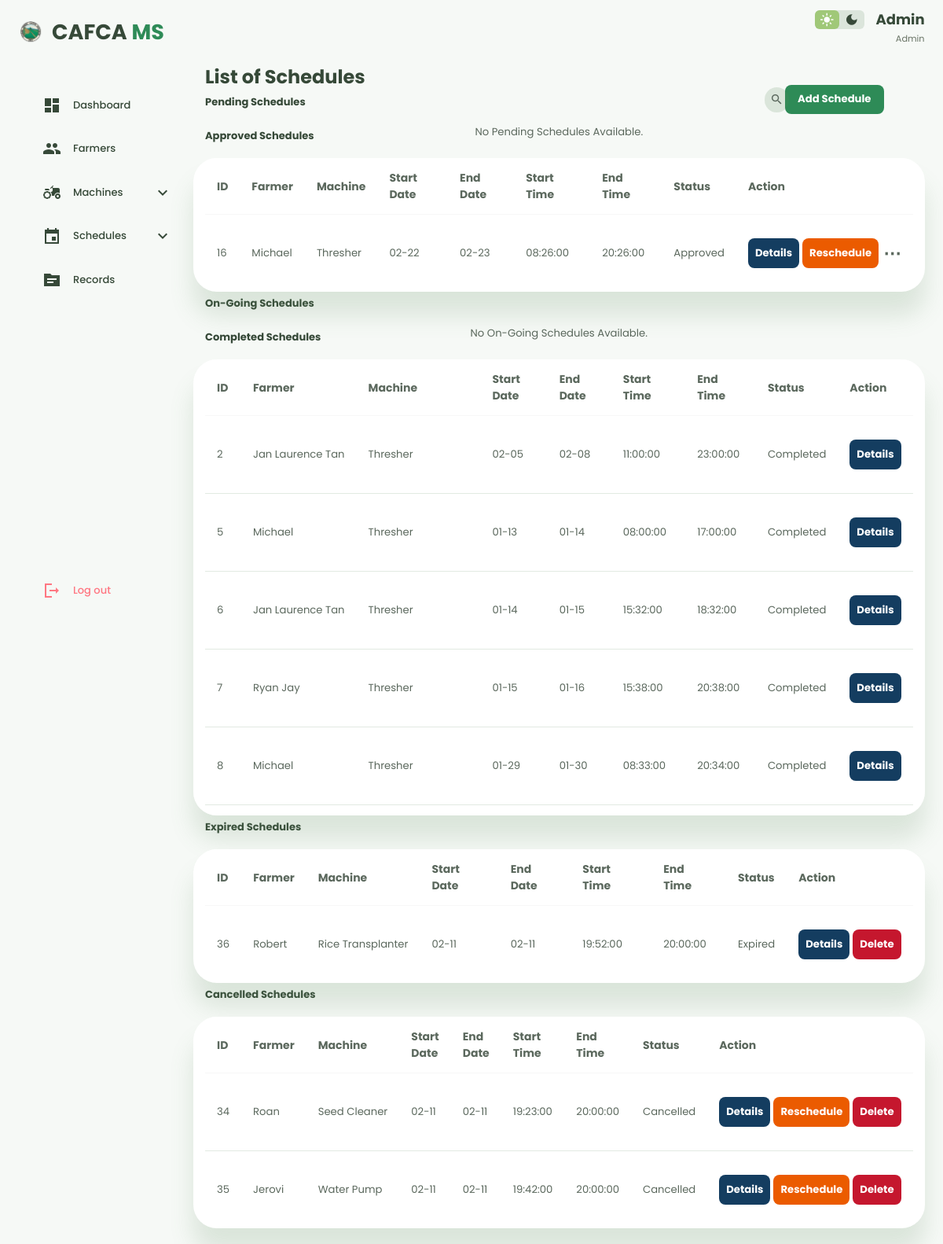
The app's page /dashboard/schedules/schedule.php (signed in) with its own data.
### tables this page shows
CREATE TABLE `schedules` (
  `id` int(11) NOT NULL,
  `farmer_id` int(255) NOT NULL,
  `machine_id` int(255) NOT NULL,
  `schedule_date` date NOT NULL,
  `date_span` int(255) NOT NULL,
  `start_time` time NOT NULL,
  `end_time` time NOT NULL,
  `status` enum('Pending','Approved','On going','Completed','Expired','Cancelled') DEFAULT 'Pending',
  `reschedule_reason` text DEFAULT NULL,
  `rescheduled_at` datetime DEFAULT NULL,
  `return_date` datetime DEFAULT NULL,
  `return_notes` text DEFAULT NULL,
  `created_at` timestamp NOT NULL DEFAULT current_timestamp()
);

CREATE TABLE `farmers` (
  `id` int(255) NOT NULL,
  `name` varchar(255) NOT NULL,
  `age` int(2) NOT NULL,
  `birthday` date NOT NULL,
  `address` varchar(255) NOT NULL,
  `land` varchar(255) NOT NULL,
  `unit` varchar(20) NOT NULL,
  `phone` varchar(11) NOT NULL,
  `created_at` varchar(255) NOT NULL DEFAULT current_timestamp()
);

CREATE TABLE `machines` (
  `id` int(255) NOT NULL,
  `name` varchar(255) NOT NULL,
  `quantity` int(255) NOT NULL DEFAULT 0,
  `status` varchar(255) NOT NULL,
  `acquisition_date` date NOT NULL,
  `unavailable_from` datetime DEFAULT NULL,
  `unavailable_until` datetime DEFAULT NULL,
  `unavailable_count` int(255) DEFAULT 1,
  `last_returned` datetime DEFAULT NULL
);

### dashboard/schedules/schedule.php (the view, shortened to what the rows shown need)
<?php
$servername = "localhost";
$username = "root";
$password = "";
$database = "testdb";
$conn = new mysqli($servername, $username, $password, $database);
$conn->query("SET time_zone = '+08:00'");
$now = new DateTime();
$currentDateTime = $now->format('Y-m-d H:i:s');
$checkSql = "SELECT id, schedule_date, start_time, status FROM schedules WHERE status = 'Pending'";
$checkResult = $conn->query($checkSql);
if ($checkResult) {
    while ($row = $checkResult->fetch_assoc()) {
        $scheduleStartTime = $row['schedule_date'] . ' ' . $row['start_time'];
        if ($scheduleStartTime < $currentDateTime) {
            $updateId = $row['id'];
            $conn->query("UPDATE schedules SET status = 'Expired' WHERE id = $updateId");
        }
    }
}
$activeSql = "SELECT schedule_date, date_span, start_time, end_time, status, return_date
              FROM schedules WHERE status IN ('Approved', 'Completed')";
$activeResult = $conn->query($activeSql);
if ($activeResult) {
    $tz    = new DateTimeZone('Asia/Manila');
    while ($row = $activeResult->fetch_assoc()) {
        $dbStatus   = $row['status'];
        $span       = (int)$row['date_span'];
        $startTime  = $row['start_time'] ?: '00:00:00';
        $endTime    = $row['end_time']   ?: '23:59:59';
        if ($dbStatus === 'Completed') {
            continue;
        }
        $startDt = new DateTime($row['schedule_date'] . ' ' . $startTime, $tz);
        $endBase  = new DateTime($row['schedule_date'], $tz);
        $endBase->modify("+{$span} days");
        $endDt = new DateTime($endBase->format('Y-m-d') . ' ' . $endTime, $tz);
    }
}
$countSql = "SELECT schedule_date, start_time, end_time, date_span, status FROM schedules";
$countResult = $conn->query($countSql);
if ($countResult) {
    while ($r = $countResult->fetch_assoc()) {
        $scheduleDate = $r['schedule_date'];
        $startTime = $r['start_time'] ?: '00:00:00';
        $endTime = $r['end_time'] ?: '23:59:59';
        $dateSpan = isset($r['date_span']) ? (int)$r['date_span'] : 0;
        try {
            $startDt = new DateTime($scheduleDate . ' ' . $startTime);
        } catch (Exception $e) {
            $startDt = new DateTime($scheduleDate . ' 00:00:00');
        }
        $endDateStr = date('Y-m-d', strtotime($scheduleDate . " +{$dateSpan} days"));
        try {
            $endDt = new DateTime($endDateStr . ' ' . $endTime);
        } catch (Exception $e) {
            $endDt = new DateTime($endDateStr . ' 23:59:59');
        }
    }
}
?>
<!DOCTYPE html>
<html lang="en">
<head>
    <link rel="stylesheet" href="../farmers_sec/farmerstyle.css">
</head>
<body>
    <div class="container">
        <aside>
            <div class="top">
                <a class="logo" href="../main/dashdex.php">
                    <h2>CAFCA <span>MS</span></h2>
                </a>
            </div>
        </aside>
        <main>
            <div class="title">
                <h2>List of Schedules</h2>
            </div>
            <br>
            <?php
            $statusFilter = $_GET['status'] ?? null;
            $schedules = [
                'Pending' => [],
                'Approved' => [],
                'On going' => [],
                'Completed' => [],
                'Expired' => [],
                'Cancelled' => []
            ];
            $sql = "
                SELECT
                    schedules.id,
                    schedules.status,
                    farmers.name AS farmer_name,
                    machines.name AS machine_name,
                    schedules.schedule_date,
                    schedules.date_span,
                    schedules.start_time,
                    schedules.end_time,
                    schedules.reschedule_reason,
                    schedules.rescheduled_at
                FROM schedules
                JOIN farmers ON schedules.farmer_id = farmers.id
                JOIN machines ON schedules.machine_id = machines.id
            ";
            $result = $conn->query($sql);
            $now = new DateTime();
            while ($row = $result->fetch_assoc()) {
                $dbStatus = $row['status'];
                $scheduleDate = $row['schedule_date'];
                $startTime = $row['start_time'] ?: '00:00:00';
                $endTime = $row['end_time'] ?: '23:59:59';
                $dateSpan = isset($row['date_span']) ? (int)$row['date_span'] : 0;
                try {
                    $startDt = new DateTime($scheduleDate . ' ' . $startTime);
                } catch (Exception $e) {
                    $startDt = new DateTime($scheduleDate . ' 00:00:00');
                }
                $endDateStr = date('Y-m-d', strtotime($scheduleDate . " +{$dateSpan} days"));
                try {
                    $endDt = new DateTime($endDateStr . ' ' . $endTime);
                } catch (Exception $e) {
                    $endDt = new DateTime($endDateStr . ' 23:59:59');
                }
                $computedStatus = $dbStatus;
                if ($dbStatus === 'Pending') {
                    if ($now >= $startDt) {
                        $computedStatus = 'Expired';
                    }
                }
                elseif ($dbStatus === 'Approved') {
                    if ($now >= $startDt && $now <= $endDt) {
                        $computedStatus = 'On going';
                    } elseif ($now > $endDt) {
                        $computedStatus = 'Completed';
                    }
                }
                if (!isset($schedules[$computedStatus])) {
                    $schedules[$computedStatus] = [];
                }
                $schedules[$computedStatus][] = [
                    'row' => $row,
                    'status' => $computedStatus
                ];
            }
            function renderScheduleTable($title, $data) {
                static $tableIndex = 0;
                $tableIndex++;
                $tableId = 'scheduleTable_' . $tableIndex;
                if (empty($data)) {
                    return;
                }
                echo "
                <div class='table-scroll'>
                <table id='{$tableId}' style='width:100%' class='table'>
                    <thead>
                        <tr>
                            <th>ID</th>
                            <th>Farmer</th>
                            <th>Machine</th>
                            <th>Start Date</th>
                            <th>End Date</th>
                            <th>Start Time</th>
                            <th>End Time</th>
                            <th>Status</th>
                            <th>Action</th>
                        </tr>
                    </thead>
                    <tbody>
                ";
                foreach ($data as $item) {
                    $row = $item['row'];
                    $status = $item['status'];
                    $start_date = date('m-d', strtotime($row['schedule_date']));
                    $end_date = date('m-d', strtotime($row['schedule_date'] . " +{$row['date_span']} days"));
                    $safefarmer  = htmlspecialchars(strtolower($row['farmer_name']),  ENT_QUOTES, 'UTF-8');
                    $safemachine = htmlspecialchars(strtolower($row['machine_name']), ENT_QUOTES, 'UTF-8');
                    $safestatus  = htmlspecialchars(strtolower($status),              ENT_QUOTES, 'UTF-8');
                    echo "<tr class='schedule-row' data-farmer='{$safefarmer}' data-machine='{$safemachine}' data-status='{$safestatus}'>";
                    echo "<td>{$row['id']}</td>";
                    echo "<td>{$row['farmer_name']}</td>";
                    echo "<td>{$row['machine_name']}</td>";
                    echo "<td>$start_date</td>";
                    echo "<td>$end_date</td>";
                    echo "<td>{$row['start_time']}</td>";
                    echo "<td>{$row['end_time']}</td>";
                    echo "<td>$status</td>";
                    echo "<td>
                            <a class='btn btn-success btn-sm' onclick='openDetailsModal({$row['id']})' href='javascript:void(0)'>Details</a>";
                    if ($status === 'Pending') {
                        echo "<a class='btn btn-primary btn-sm' onclick='openEditScheduleModal({$row['id']})' href='javascript:void(0)' style='margin-left: 4px;'>Edit</a>";
                        echo "<a class='btn btn-primary btn-sm' onclick=\"return confirm('Are you sure you want to approve " . htmlspecialchars($row['farmer_name']) . "\\'s schedule to use " . htmlspecialchars($row['machine_name']) . "?');\" style='margin-left: 4px;' href='approve_schedule.php?id={$row['id']}'>Approve</a>";
                        echo "<a class='btn btn-danger btn-sm' onclick=\"return confirm('Are you sure you want to cancel " . htmlspecialchars($row['farmer_name']) . "\\'s schedule?');\"  style='margin-left: 4px;' href='cancel_schedule.php?id={$row['id']}'>Cancel</a>";
                    } elseif ($status === 'Approved') {
                        echo "<a class='btn btn-resched btn-sm' style='margin-left: 4px;' onclick='openRescheduleModal({$row['id']}, \"" . htmlspecialchars($row['farmer_name'], ENT_QUOTES) . "\", \"" . htmlspecialchars($row['machine_name'], ENT_QUOTES) . "\", \"" . htmlspecialchars($row['schedule_date']) . "\", {$row['date_span']}, \"" . htmlspecialchars($row['start_time']) . "\", \"" . htmlspecialchars($row['end_time']) . "\", \"$status\")'>Reschedule</a>";
                        if (!empty($row['reschedule_reason'])) {
                            $reason = htmlspecialchars($row['reschedule_reason'], ENT_QUOTES);
                            $rescheduled_date = !empty($row['rescheduled_at']) ? date('M d, Y g:i A', strtotime($row['rescheduled_at'])) : 'N/A';
                            echo "<span class='reschedule-info-icon' data-tooltip='Rescheduled on: $rescheduled_date&#10;Reason: $reason'>⋯</span>";
                        }
                    } elseif ($status === 'Expired') {
                        echo "<a class='btn btn-danger btn-sm' onclick=\"return confirm('Are you sure you want to delete this expired schedule?');\" style='margin-left: 4px;' href='delete_schedule.php?id={$row['id']}'>Delete</a>";
                    } elseif ($status === 'Cancelled') {
                        echo "<a class='btn btn-resched btn-sm' style='margin-left: 4px;' onclick='openRescheduleModal({$row['id']}, \"" . htmlspecialchars($row['farmer_name'], ENT_QUOTES) . "\", \"" . htmlspecialchars($row['machine_name'], ENT_QUOTES) . "\", \"" . htmlspecialchars($row['schedule_date']) . "\", {$row['date_span']}, \"" . htmlspecialchars($row['start_time']) . "\", \"" . htmlspecialchars($row['end_time']) . "\", \"$status\")'>Reschedule</a>";
                        echo "<a class='btn btn-danger btn-sm' onclick=\"return confirm('Are you sure you want to delete this cancelled schedule?');\" style='margin-left: 4px;' href='delete_schedule.php?id={$row['id']}'>Delete</a>";
                    }
                    echo "</td>";
                    echo "</tr>";
                }
                echo "</tbody>
                <tr class='no-results-row' style='display:none;'>
                    <td colspan='9' style='text-align:center; padding:2rem; color:var(--color-dark-variant);'>
                        <span class='material-icons-sharp' style='font-size:2rem;display:block;margin-bottom:0.5rem;'>search_off</span>
                        No schedules found matching your search.
                    </td>
                </tr>
                </table>
                </div><br>";
            }
            if ($statusFilter) {
                renderScheduleTable("$statusFilter Schedules", $schedules[$statusFilter] ?? []);
            } else {
                renderScheduleTable("Approved Schedules", $schedules['Approved'] ?? []);
                renderScheduleTable("Expired Schedules", $schedules['Expired'] ?? []);
                renderScheduleTable("Cancelled Schedules", $schedules['Cancelled'] ?? []);
            }
            ?>
        </main>
    </div>
</body>
</html>

### records on screen
schedules: id "16", farmer.name "Michael", machine.name "Thresher", schedule_date "02-22", end_date "02-23", start_time "08:26:00", end_time "20:26:00", status "Approved"
schedules: id "2", farmer.name "Jan Laurence Tan", machine.name "Thresher", schedule_date "02-05", end_date "02-08", start_time "11:00:00", end_time "23:00:00", status "Completed"
schedules: id "5", farmer.name "Michael", machine.name "Thresher", schedule_date "01-13", end_date "01-14", start_time "08:00:00", end_time "17:00:00", status "Completed"
schedules: id "6", farmer.name "Jan Laurence Tan", machine.name "Thresher", schedule_date "01-14", end_date "01-15", start_time "15:32:00", end_time "18:32:00", status "Completed"
schedules: id "7", farmer.name "Ryan Jay", machine.name "Thresher", schedule_date "01-15", end_date "01-16", start_time "15:38:00", end_time "20:38:00", status "Completed"
schedules: id "8", farmer.name "Michael", machine.name "Thresher", schedule_date "01-29", end_date "01-30", start_time "08:33:00", end_time "20:34:00", status "Completed"
schedules: id "36", farmer.name "Robert", machine.name "Rice Transplanter", schedule_date "02-11", end_date "02-11", start_time "19:52:00", end_time "20:00:00", status "Expired"
schedules: id "34", farmer.name "Roan", machine.name "Seed Cleaner", schedule_date "02-11", end_date "02-11", start_time "19:23:00", end_time "20:00:00", status "Cancelled"
schedules: id "35", farmer.name "Jerovi", machine.name "Water Pump", schedule_date "02-11", end_date "02-11", start_time "19:42:00", end_time "20:00:00", status "Cancelled"

### other values on screen
$_SESSION['username'] "Admin"
$title "Pending Schedules Approved Schedules On-Going Schedules Completed Schedules Expired Schedules Cancelled Schedules"
$title "Pending Schedules On-Going Schedules"
